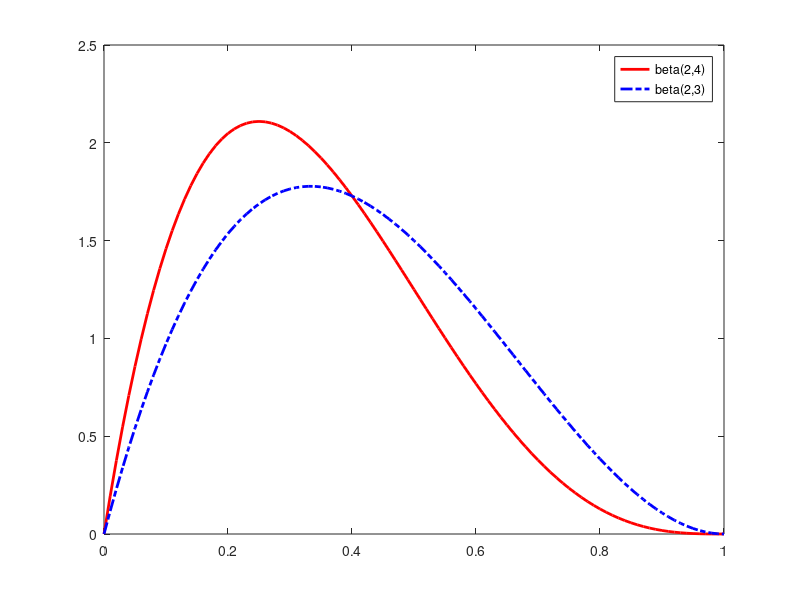
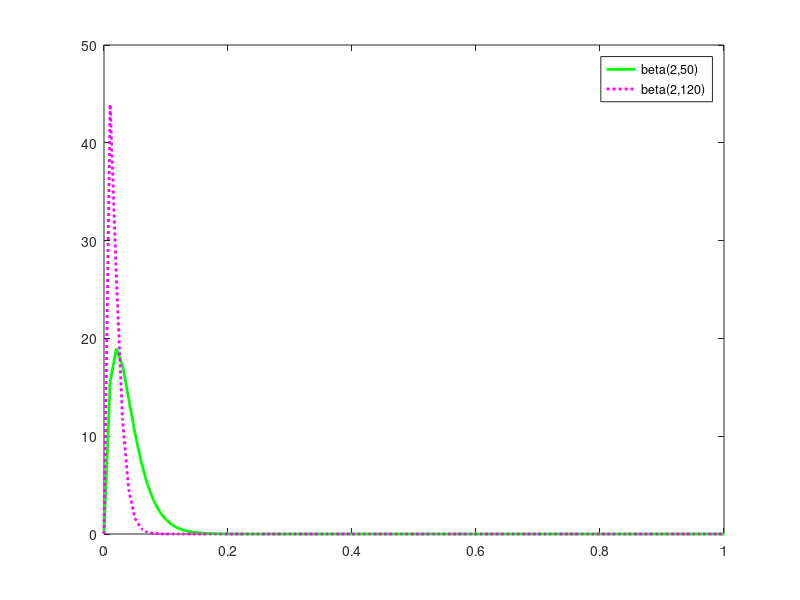

The MATLAB source for these figures, in order:
%% Plots beta pdf
X=0:.01:1;
y1=betapdf(X,2,4);
y2=betapdf(X,2,3);
y3=betapdf(X,2,50);
y4=betapdf(X,2,120);

figure;
plot(X,y1,'Color','r','LineWidth',2)
hold on
plot(X,y2,'LineStyle','-.','Color','b','LineWidth',2)
legend({'beta(2,4)','beta(2,3)'});
hold off

figure;
plot(X,y3,'Color','g','LineWidth',2)
hold on
plot(X,y4,'LineStyle',':','Color', 'm','LineWidth',2)
legend({'beta(2,50)','beta(2,120)'});
hold off